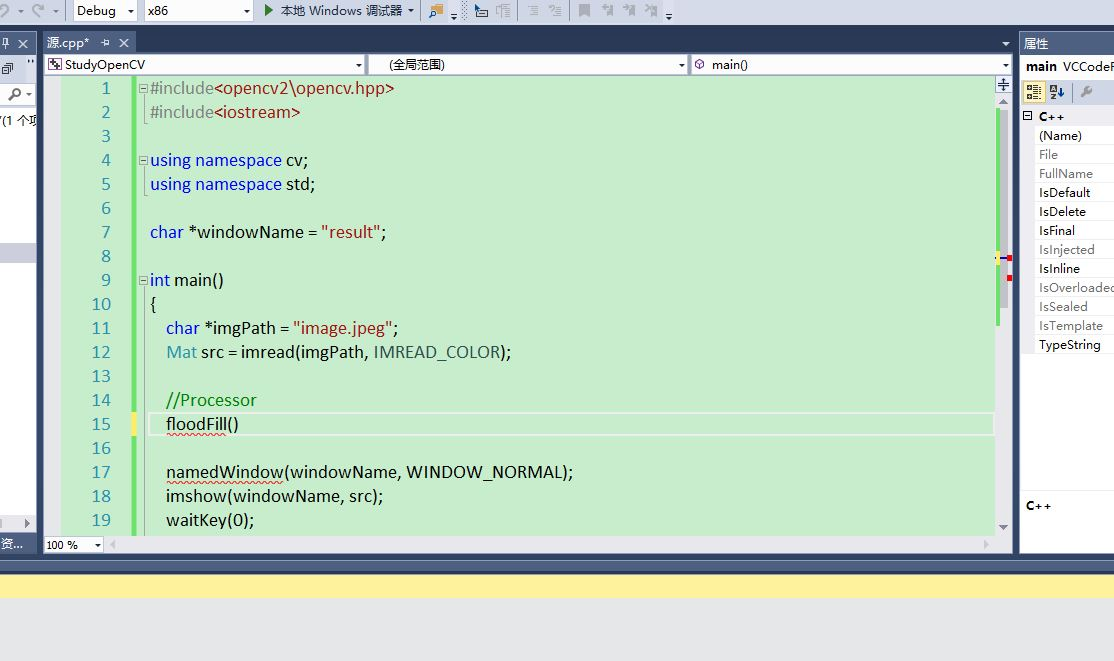
//> input picture StudyOpenCV/test.jpg, 1114 x 661 px
$ ./watershed   (built with g++ and OpenCV 4)
//> lines starting //> are read from the running program, lines starting //| are printed output that depends on the picture; after the words box and inside, x2 and y2 are one past the last pixel; in counts of white or black regions, pixels touching at a corner belong together
#include "opencv2/imgproc/imgproc.hpp"
#include "opencv2/highgui/highgui.hpp"

#include <iostream>

using namespace cv;
using namespace std;

Vec3b RandomColor(int value);  //生成随机颜色函数

int main(int argc, char* argv[])
{
	Mat image = imread("test.jpg");    //载入RGB彩色图像
//> image is the input picture: 661 rows x 1114 cols, CV_8UC3; mean B, G, R 201.1, 219.1, 196.5
	imshow("Source Image", image);

	//灰度化，滤波，Canny边缘检测
	Mat imageGray;
	cvtColor(image, imageGray, CV_RGB2GRAY);//灰度转换
	GaussianBlur(imageGray, imageGray, Size(5, 5), 2);   //高斯滤波
	imshow("Gray Image", imageGray);
	Canny(imageGray, imageGray, 80, 150);
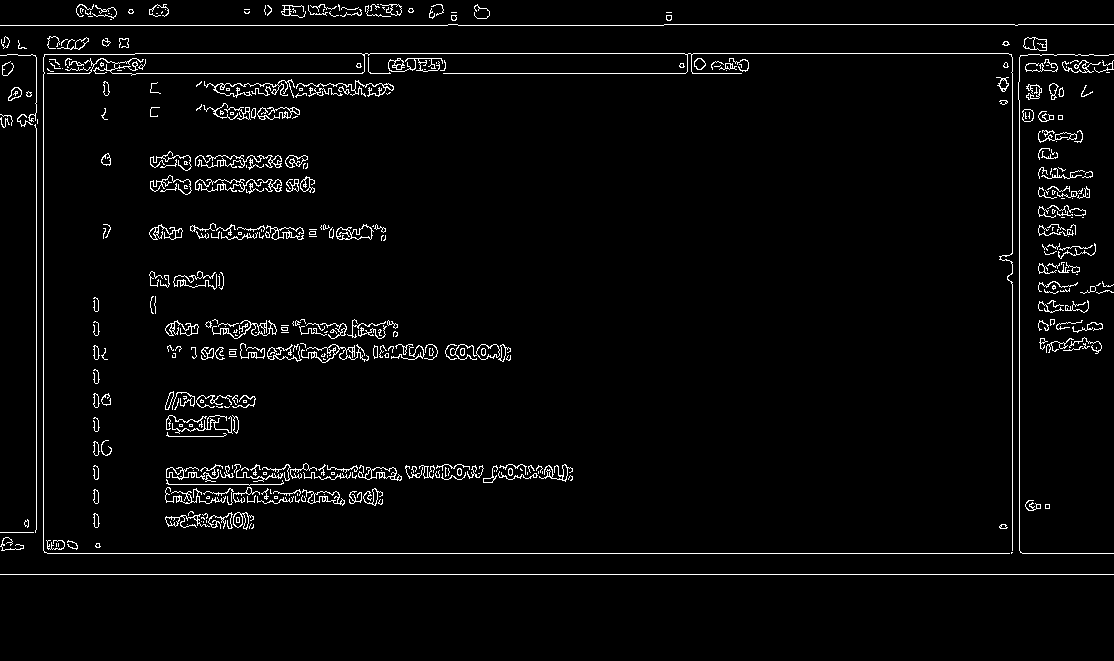
//> imageGray: 661 rows x 1114 cols, CV_8UC1; 3.2% white in thin lines or dots, all inside (x1, y1, x2, y2) = (0, 4, 1114, 575)
	imshow("Canny Image", imageGray);

	//查找轮廓
	vector<vector<Point>> contours;
	vector<Vec4i> hierarchy;
	findContours(imageGray, contours, hierarchy, RETR_TREE, CHAIN_APPROX_SIMPLE, Point());
//> contours = 645 contours, 470 with area under 20; largest, box (x1, y1, x2, y2) and area: (195, 179, 262, 192) 350, (336, 224, 374, 240) 326, (358, 467, 402, 481) 291, (195, 179, 245, 192) 286, (450, 344, 500, 360) 280
	Mat imageContours = Mat::zeros(image.size(), CV_8UC1);  //轮廓
	Mat marks(image.size(), CV_32S);   //Opencv分水岭第二个矩阵参数
	marks = Scalar::all(0);
	int index = 0;
	int compCount = 0;
	for (; index >= 0; index = hierarchy[index][0], compCount++)
	{
		//对marks进行标记，对不同区域的轮廓进行编号，相当于设置注水点，有多少轮廓，就有多少注水点
		drawContours(marks, contours, index, Scalar::all(compCount + 1), 1, 8, hierarchy);
		drawContours(imageContours, contours, index, Scalar(255), 1, 8, hierarchy);
	}
//> this loop made 422 passes
//> index on passes 2 to 4: 1, 2, 4
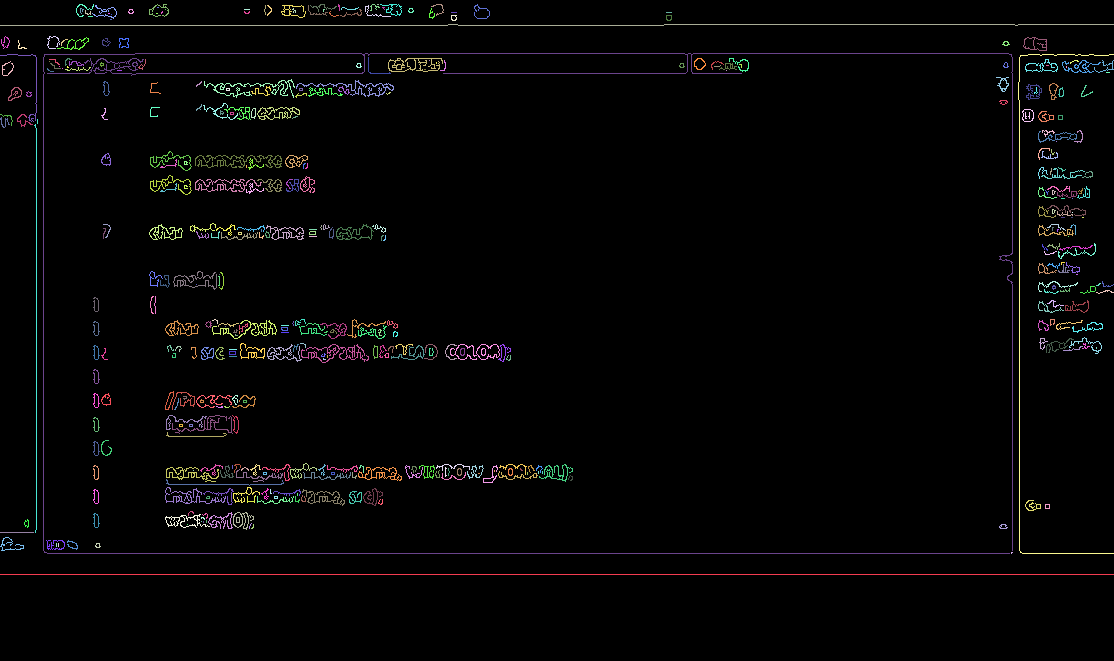
//> marks: 661 rows x 1114 cols, CV_32SC1; 423 distinct labels, from 0 to 422; one colour per label, 0 black
//> after the loop, index = -1; compCount = 422

	//我们来看一下传入的矩阵marks里是什么东西
	Mat marksShows;
	convertScaleAbs(marks, marksShows);
	imshow("marksShow", marksShows);
	imshow("轮廓", imageContours);
	watershed(image, marks);
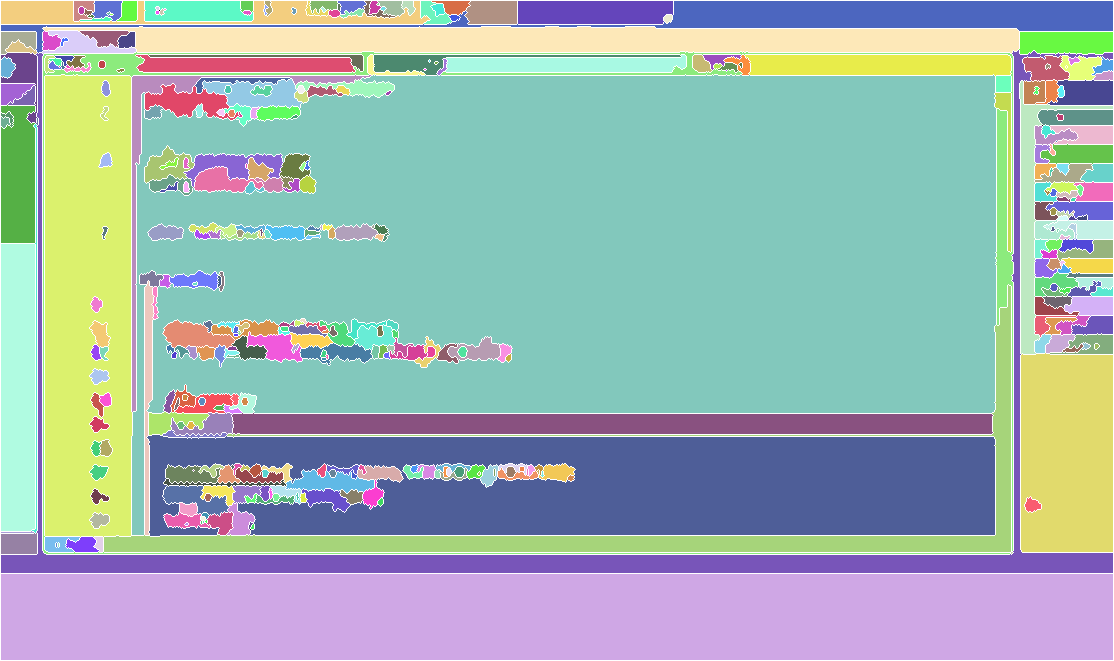
//> marks: 661 rows x 1114 cols, CV_32SC1; 424 distinct labels, from -1 to 422; one colour per label, 0 black, -1 white

	//我们再来看一下分水岭算法之后的矩阵marks里是什么东西
	Mat afterWatershed;
	convertScaleAbs(marks, afterWatershed);
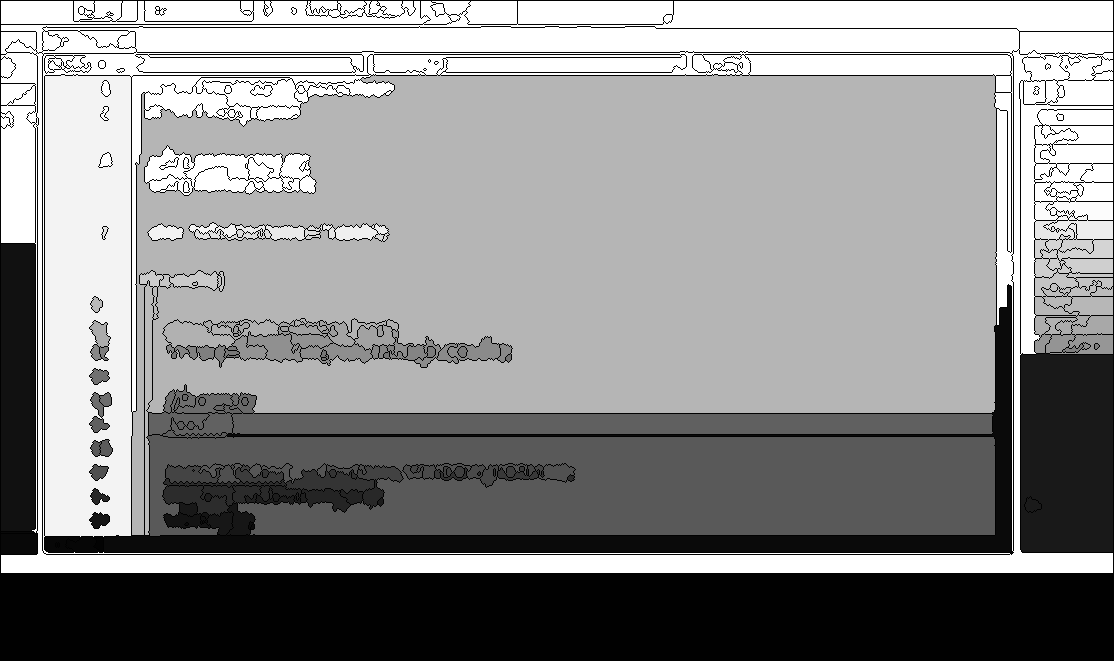
//> afterWatershed: 661 rows x 1114 cols, CV_8UC1; min 0, max 255, mean 142.5
	imshow("After Watershed", afterWatershed);

	//对每一个区域进行颜色填充
	Mat PerspectiveImage = Mat::zeros(image.size(), CV_8UC3);
	for (int i = 0; i<marks.rows; i++)
	{
		for (int j = 0; j<marks.cols; j++)
		{
			int index = marks.at<int>(i, j);
			if (marks.at<int>(i, j) == -1)
			{
				PerspectiveImage.at<Vec3b>(i, j) = Vec3b(255, 255, 255);
			}
			else
			{
				PerspectiveImage.at<Vec3b>(i, j) = RandomColor(index);
			}
		}
	}
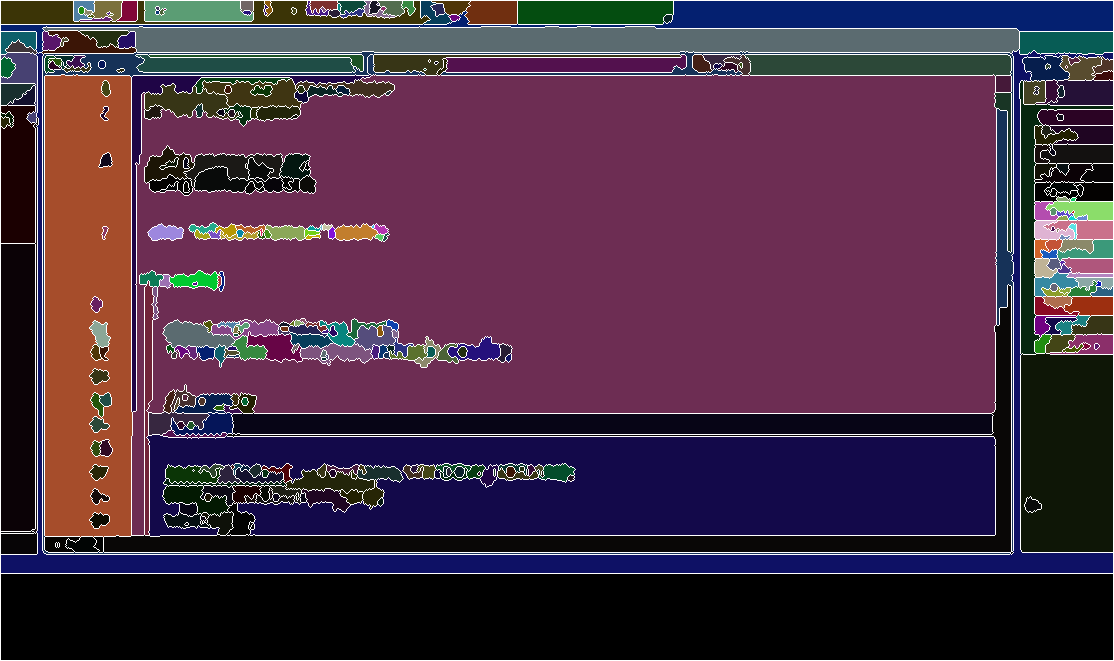
//> PerspectiveImage: 661 rows x 1114 cols, CV_8UC3; mean B, G, R 68.6, 46.4, 72.5
//> after the loop, index = -1
	imshow("After ColorFill", PerspectiveImage);

	//分割并填充颜色的结果跟原始图像融合
	Mat wshed;
	addWeighted(image, 0.4, PerspectiveImage, 0.6, 0, wshed);
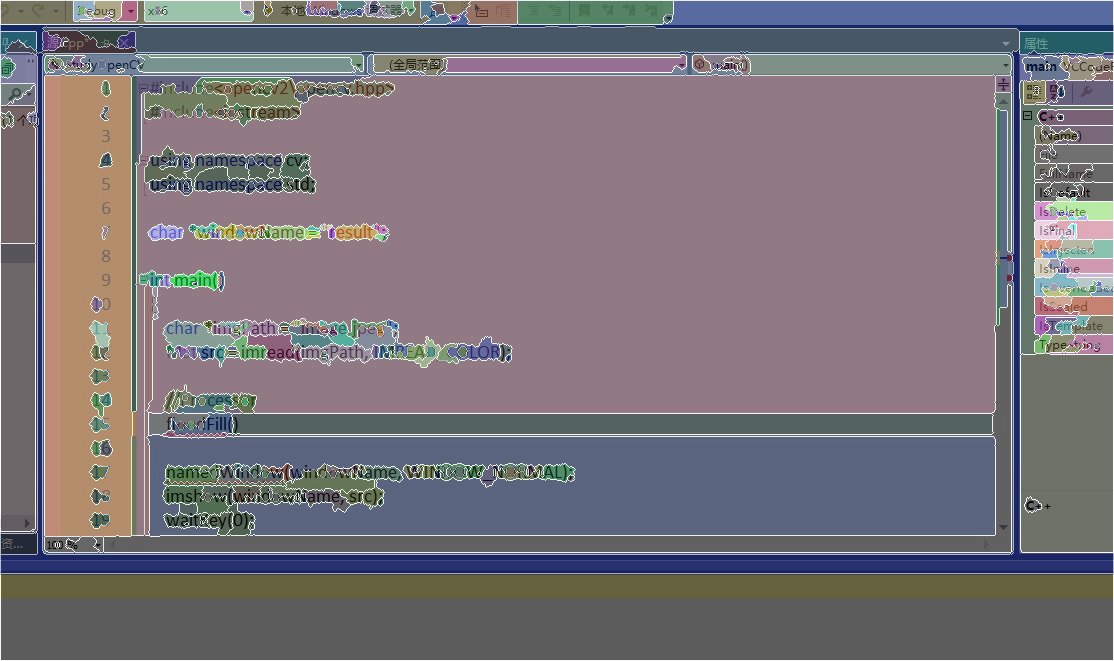
//> wshed: 661 rows x 1114 cols, CV_8UC3; mean B, G, R 121.5, 115.5, 121.9
	imshow("AddWeighted Image", wshed);

	waitKey();
}

Vec3b RandomColor(int value) //生成随机颜色函数</span>
{
	value = value % 255;  //生成0~255的随机数
	RNG rng;
	int aa = rng.uniform(0, value);
	int bb = rng.uniform(0, value);
	int cc = rng.uniform(0, value);
	return Vec3b(aa, bb, cc);
}
